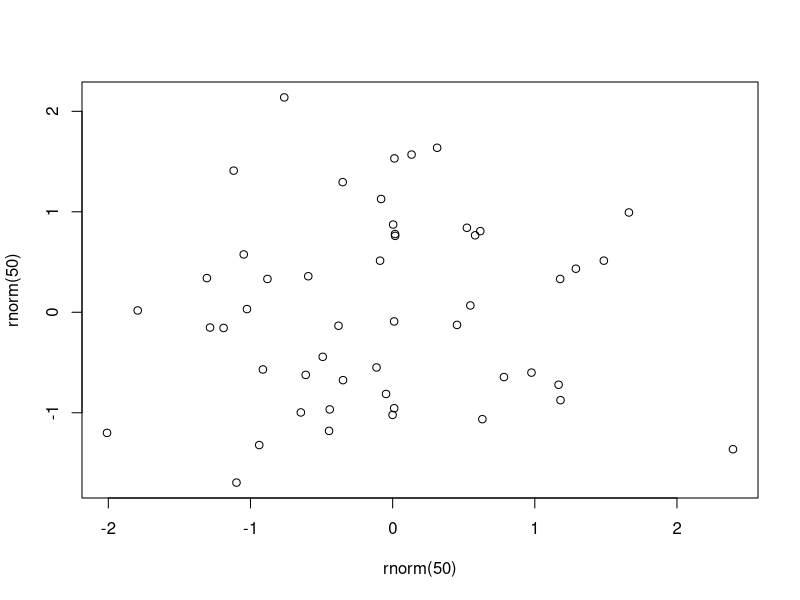

The R source for this figure:
## ---- chunk 1
knitr::opts_chunk$set(echo = TRUE)
## ---- chunk 2
cat("Ausgeführt, nichts angezeigt")
library(survey)
library(dplyr)
## ---- chunk 3
cat("Ausgeführt, Output angezeigt")


## ---- chunk 4
cat("Ausgeführt, alles angezeigt")
## ---- chunk 5
plot(rnorm(50), rnorm(50))
## ---- chunk 6
# Read CSV data, "../../" to look two levels upwards
table <- read.csv("tables/mean.tot.p1.csv")
knitr::kable(table, caption = "Mean P1")
## ---- chunk 7
# Read CSV data, "../../" to look two levels upwards
table <- read.csv("tables/med.tot.p1.csv")
knitr::kable(table, caption = "Median P1")
## ---- chunk 8
# Read CSV data, "../../" to look two levels upwards
table <- read.csv("tables/gini.tot.p1.csv")
knitr::kable(table, caption = "Gini P1")
## ---- chunk 9
# Read CSV data, "../../" to look two levels upwards
table <- read.csv("tables/quint.tot.p1.csv")
knitr::kable(table, caption = "80/20 P1")
## ---- chunk 10
# Read CSV data, "../../" to look two levels upwards
table <- read.csv("tables/mean.tot.p2.csv")
knitr::kable(table, caption = "Mean P2")
## ---- chunk 11
# Read CSV data, "../../" to look two levels upwards
table <- read.csv("tables/med.tot.p2.csv")
knitr::kable(table, caption = "Median P2")
## ---- chunk 12
# Read CSV data, "../../" to look two levels upwards
table <- read.csv("tables/gini.tot.p2.csv")
knitr::kable(table, caption = "Gini P2")
## ---- chunk 13
# Read CSV data, "../../" to look two levels upwards
table <- read.csv("tables/quint.tot.p2.csv")
knitr::kable(table, caption = "80/20 P2")
